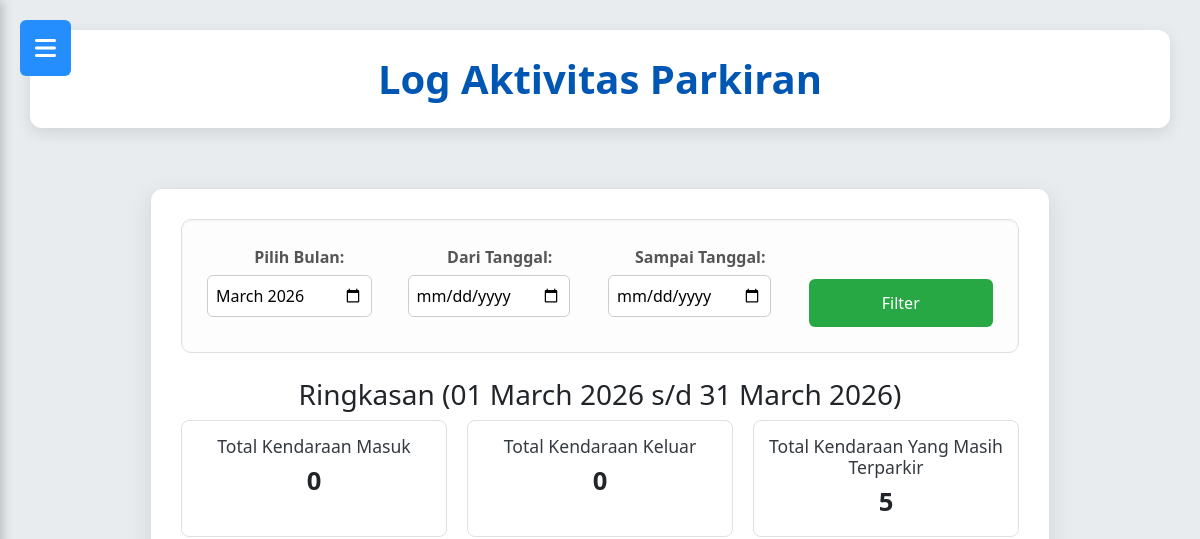
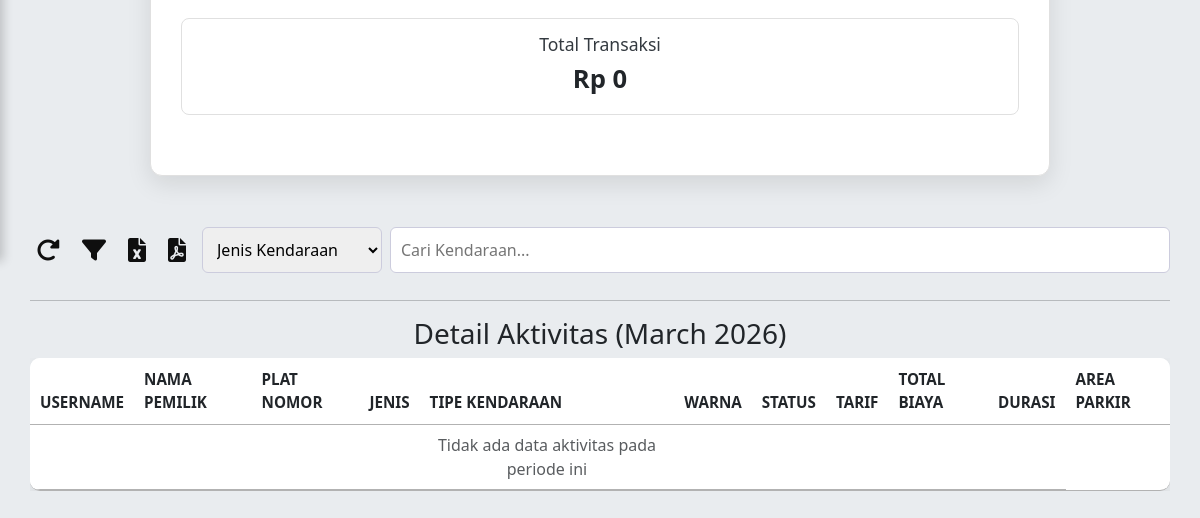
Before: /log_aktivitas_parkiran.php (signed in) with the older database file (2 pictures, top to bottom).
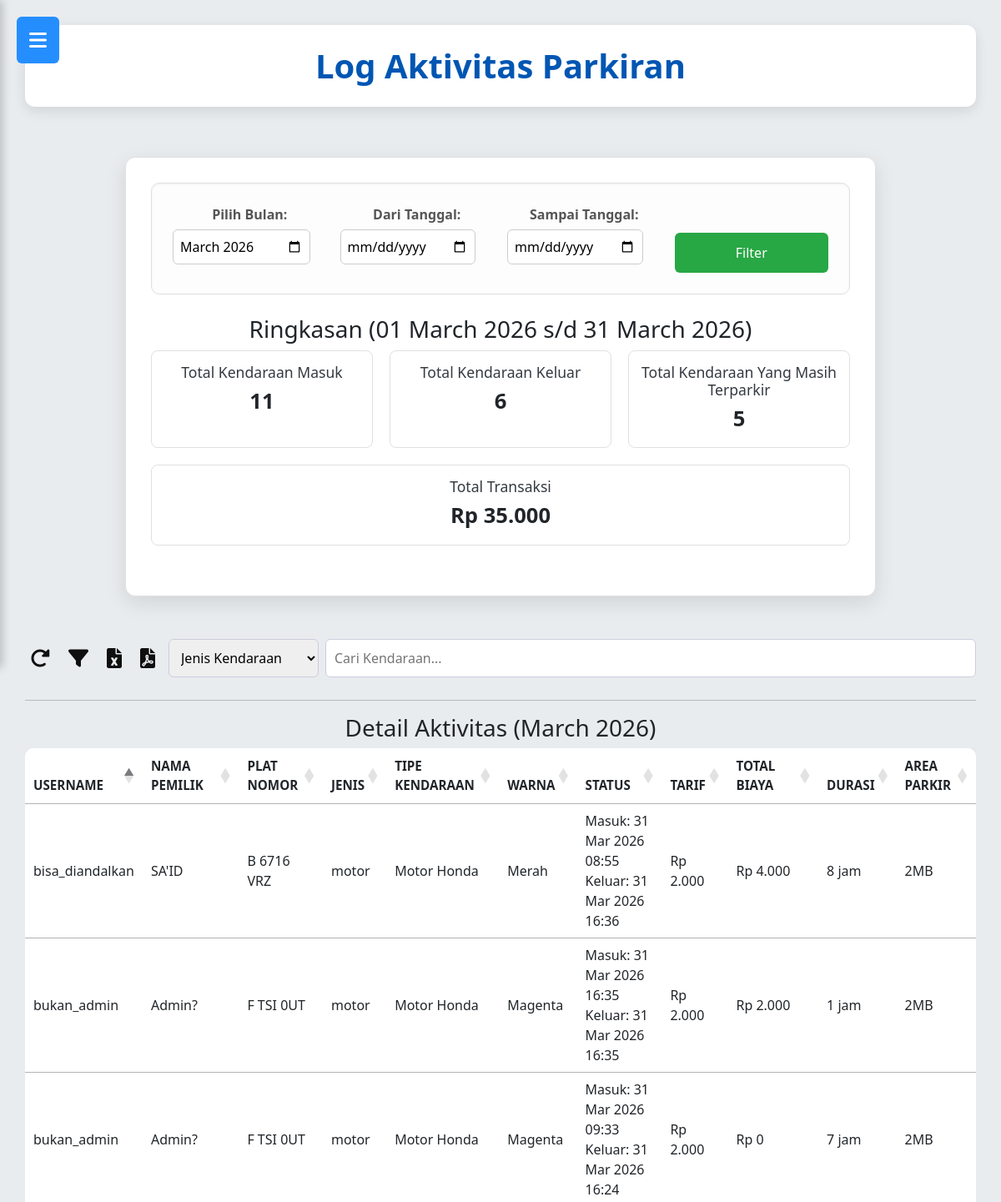
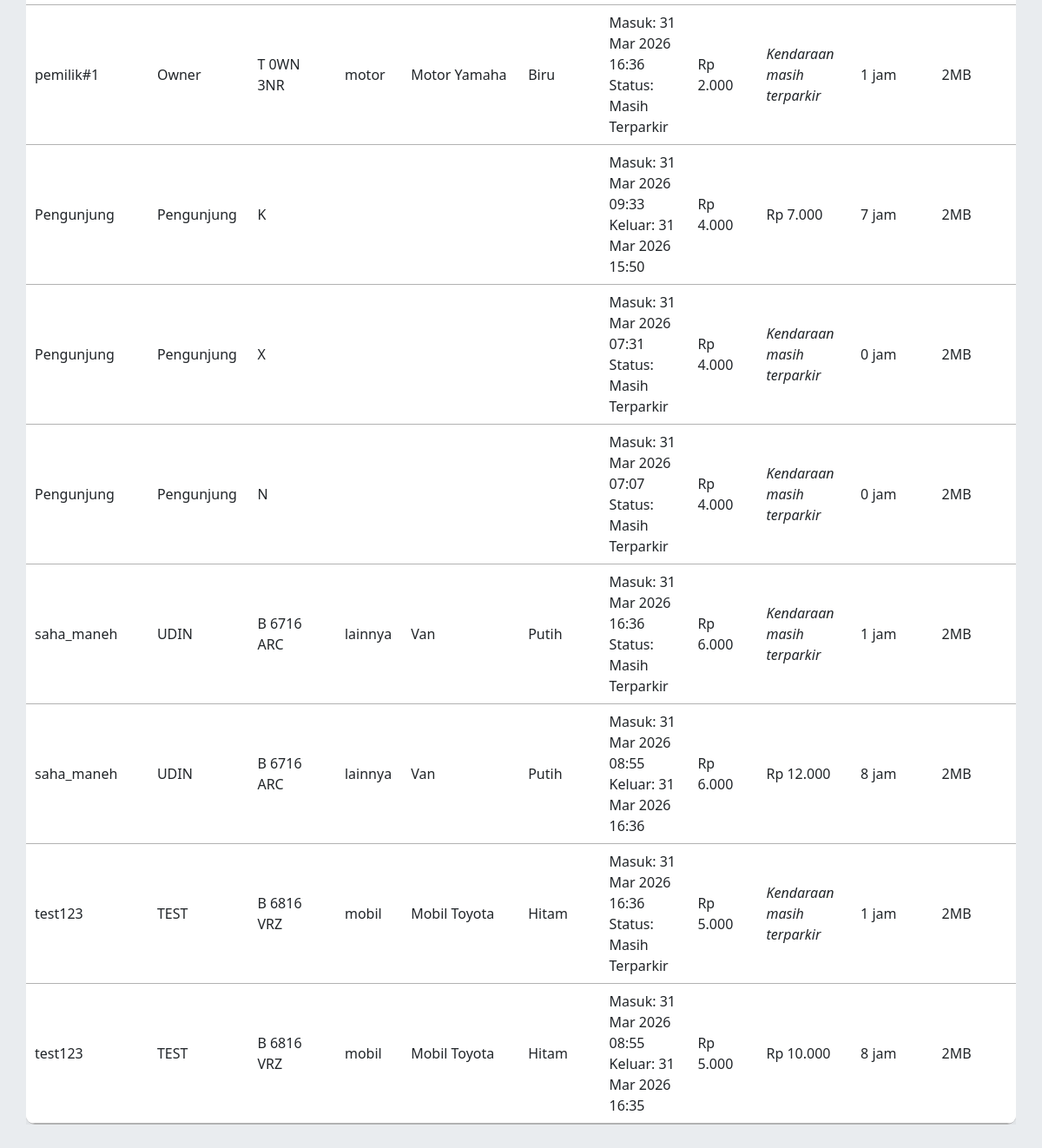
After: the same page with the newer database file (2 pictures, top to bottom).
### tables this page shows
CREATE TABLE `tb_transaksi` (
  `id_parkir` int(11) NOT NULL,
  `id_kendaraan` int(11) DEFAULT NULL,
  `plat_nomor` varchar(20) DEFAULT NULL,
  `plat_nomor_tamu` varchar(15) DEFAULT NULL,
  `waktu_masuk` datetime NOT NULL,
  `waktu_keluar` datetime DEFAULT NULL,
  `id_tarif` int(11) DEFAULT NULL,
  `durasi_jam` int(5) NOT NULL,
  `biaya_total` decimal(10,0) NOT NULL,
  `status` enum('masuk','keluar') NOT NULL,
  `id_user` int(11) DEFAULT NULL,
  `id_area` int(11) DEFAULT NULL,
  `jenis_transaksi` enum('user','tamu') NOT NULL DEFAULT 'user'
);

CREATE TABLE `tb_area_parkir` (
  `id_area` int(11) NOT NULL,
  `nama_area` varchar(50) NOT NULL,
  `tipe_kendaraan` enum('motor','mobil','lainnya') NOT NULL,
  `kapasitas` int(5) NOT NULL,
  `terisi` int(5) NOT NULL,
  `status_area_parkir` enum('penuh','tempat kosong masih tersedia','ditutup') NOT NULL
);

### log_aktivitas_parkiran.php (the view, shortened to what the changed rows need)
<?php
include 'koneksi_parkir.php';
$currentMonth = date('Y-m');
$month = $_GET['month'] ?? $currentMonth;
$start_date = $_GET['start_date'] ?? ($month . '-01');
$end_date   = $_GET['end_date'] ?? date('Y-m-t', strtotime($start_date));
$start_datetime = $start_date . ' 00:00:00';
$end_datetime   = $end_date . ' 23:59:59';
$sql = "
SELECT
    t.id_parkir,
    t.id_kendaraan,
    t.waktu_masuk,
    t.waktu_keluar,
    t.status,
    t.durasi_jam,
    t.biaya_total,
    CASE
    WHEN t.id_kendaraan IS NULL THEN 'Pengunjung'
    ELSE u.username
END AS username,
CASE
    WHEN t.id_kendaraan IS NULL THEN 'Pengunjung'
    ELSE u.nama_lengkap
END AS nama_lengkap,
    -- Ambil plat nomor dari kendaraan atau input manual
    COALESCE(k.plat_nomor, t.plat_nomor, t.plat_nomor_tamu) AS plat_nomor,
    CASE
    WHEN t.id_kendaraan IS NULL THEN ''
    ELSE k.tipe_kendaraan
END AS tipe_kendaraan,
CASE
    WHEN t.id_kendaraan IS NULL THEN ''
    ELSE k.jenis_kendaraan
END AS jenis_kendaraan,
CASE
    WHEN t.id_kendaraan IS NULL THEN ''
    ELSE k.warna
END AS warna,
    COALESCE(k.pemilik, '-') AS pemilik,
    a.nama_area,
    tr.tarif_per_jam,
    CASE
    WHEN t.waktu_keluar IS NULL THEN
        CONCAT(
            'Masuk: ',
            DATE_FORMAT(t.waktu_masuk, '%d %b %Y %H:%i'),
            '\nStatus: Masih Terparkir'
        )
    ELSE
        CONCAT(
            'Masuk: ',
            DATE_FORMAT(t.waktu_masuk, '%d %b %Y %H:%i'),
            '\nKeluar: ',
            DATE_FORMAT(t.waktu_keluar, '%d %b %Y %H:%i')
        )
END AS aktivitas
FROM tb_transaksi t
LEFT JOIN tb_kendaraan k ON t.id_kendaraan = k.id_kendaraan
LEFT JOIN tb_user u ON t.id_user = u.id_user
LEFT JOIN tb_area_parkir a ON t.id_area = a.id_area
LEFT JOIN tb_tarif tr ON t.id_tarif = tr.id_tarif
WHERE t.waktu_masuk BETWEEN ? AND ?
ORDER BY t.waktu_masuk DESC
";
$stmt = $conn->prepare($sql);
$stmt->bind_param("ss", $start_datetime, $end_datetime);
$stmt->execute();
$result_aktivitas = $stmt->get_result();
$q_masuk = $conn->prepare("
    SELECT COUNT(*)
    FROM tb_transaksi
    WHERE waktu_masuk BETWEEN ? AND ?
");
$q_masuk->bind_param("ss", $start_datetime, $end_datetime);
$q_masuk->execute();
$q_masuk->bind_result($g_total_kendaraan_masuk);
$q_keluar = $conn->prepare("
    SELECT COUNT(*)
    FROM tb_transaksi
    WHERE status = 'keluar'
    AND waktu_keluar BETWEEN ? AND ?
");
$q_keluar->bind_param("ss", $start_datetime, $end_datetime);
$q_keluar->execute();
$q_keluar->bind_result($g_total_kendaraan_keluar);
$q_transaksi = $conn->prepare("
    SELECT SUM(biaya_total)
    FROM tb_transaksi
    WHERE status = 'keluar'
    AND waktu_keluar BETWEEN ? AND ?
");
$q_transaksi->bind_param("ss", $start_datetime, $end_datetime);
$q_transaksi->execute();
$q_transaksi->bind_result($g_total_transaksi);
$g_total_transaksi = $g_total_transaksi ?? 0;
?>
<!DOCTYPE html>
<html lang="id">
<head>
    <link rel="stylesheet" href="desain_parkir.css">
        <link rel="stylesheet" href="desain_parkir.css">
        <link href="https://cdnjs.cloudflare.com/ajax/libs/font-awesome/6.4.2/css/all.min.css" rel="stylesheet">
        <link href="https://cdnjs.cloudflare.com/ajax/libs/font-awesome/6.4.0/css/all.min.css" rel="stylesheet">
        <link rel="stylesheet" href="https://cdnjs.cloudflare.com/ajax/libs/font-awesome/6.0.0-beta3/css/all.min.css">
        <link rel="stylesheet" href="https://cdnjs.cloudflare.com/ajax/libs/font-awesome/6.4.0/css/all.min.css">
        <link href="https://cdn.jsdelivr.net/npm/bootstrap@5.3.0/dist/css/bootstrap.min.css" rel="stylesheet">
        <div class="wrapper">
            <main class="main-content">
            <header class="main-header"><h2>Log Aktivitas Parkiran</h2></header>
            <div class="content-body">
<div class="report-summary-cards">
    <div class="summary-card"><h4>Total Kendaraan Masuk</h4><p><?php echo $g_total_kendaraan_masuk;?> </p></div>
    <div class="summary-card"><h4>Total Kendaraan Keluar</h4><p><?php echo $g_total_kendaraan_keluar;?> </p></div>
    <div class="summary-card"><h4>Total Transaksi</h4><p>Rp <?= number_format($g_total_transaksi, 0, ',', '.') ?></p></div>
</div>
</div>
        <div class="card-body">
            <div class="table-responsive">
                <table id="tabelLogParkir" class="table table-hover align-middle">
                    <thead>
                        <tr>
                            <th>Username</th>
                            <th>Nama Pemilik</th>
                            <th>Plat Nomor</th>
                            <th>Jenis</th>
                            <th>Tipe Kendaraan</th>
                            <th>Warna</th>
                            <th>Status</th>
                            <th>Tarif</th>
                            <th>Total Biaya</th>
                            <th>Durasi</Th>
                            <th>Area parkir</th>
                        </tr>
                    </thead>
                    <tbody>
<?php if ($result_aktivitas && $result_aktivitas->num_rows > 0): ?>
    <?php while ($row = $result_aktivitas->fetch_assoc()): ?>
        <?php
        $masuk = strtotime($row['waktu_masuk']);
        $now   = time();
        $durasi = ceil(($now - $masuk) / 3600);
        if ($durasi < 1) $durasi = 1;
        else {
            $durasi = $row['durasi_jam'];
        }
        ?>
        <?php
        $isManual = empty($row['id_kendaraan']);
        if ($isManual) {
            $tarif = 4000;
        } else {
            $tipe = strtolower($row['tipe_kendaraan']);
            if ($tipe === 'motor') {
                $tarif = 2000;
            } elseif ($tipe === 'mobil') {
                $tarif = 5000;
            } elseif ($tipe === 'lainnya') {
                $tarif = 6000;
            } else {
                $tarif = 0;
            }
        }
    ?>
        <tr>
            <td><?= htmlspecialchars($row['username']) ?></td>
            <td><?= htmlspecialchars($row['nama_lengkap']) ?></td>
            <td><?= htmlspecialchars($row['plat_nomor']) ?></td>
            <td><?= htmlspecialchars($row['tipe_kendaraan']) ?></td>
            <td><?= htmlspecialchars($row['jenis_kendaraan']) ?></td>
            <td><?= htmlspecialchars($row['warna']) ?></td>
            <td style="white-space: pre-line;"><?= htmlspecialchars($row['aktivitas']) ?></td>
            <td>Rp <?= number_format($tarif, 0, ',', '.') ?></td>
            <td><?php if ($row['status'] === 'keluar'): ?>Rp <?= number_format($row['biaya_total'], 0, ',', '.') ?><?php else: ?><em>Kendaraan masih terparkir</em><?php endif; ?></td>
            <td><?= $durasi ?> jam</td><td><?= htmlspecialchars($row['nama_area']) ?></td>
        </tr>
    <?php endwhile; ?>
    <?php else: ?>
        <tr>
            <td></td>
            <td></td>
            <td></td>
            <td></td>
            <td class="text-center text-muted">
                Tidak ada data aktivitas pada periode ini
            </td>
            <td></td>
            <td></td>
            <td></td>
            <td></td>
            <td></td>
        </tr>
    <?php endif; ?>
                    </tbody>
                </table>
<link rel="stylesheet" href="https://cdn.datatables.net/1.13.4/css/jquery.dataTables.min.css">
<link rel="stylesheet" href="https://cdn.datatables.net/buttons/2.4.1/css/buttons.dataTables.min.css">
</body>
</html>

Changed rows visible on the page:
added tb_transaksi: username "saha_maneh", nama_lengkap "UDIN", plat_nomor "B 6716 ARC", tipe_kendaraan "lainnya", jenis_kendaraan "Van", warna "Putih", aktivitas "Masuk: 31 Mar 2026 16:36 Status: Masih Terparkir", tarif "6.000", status "Kendaraan masih terparkir", waktu_masuk "1", id_area.nama_area "2MB"
added tb_transaksi: username "pemilik#1", nama_lengkap "Owner", plat_nomor "T 0WN 3NR", tipe_kendaraan "motor", jenis_kendaraan "Motor Yamaha", warna "Biru", aktivitas "Masuk: 31 Mar 2026 16:36 Status: Masih Terparkir", tarif "2.000", status "Kendaraan masih terparkir", waktu_masuk "1", id_area.nama_area "2MB"
added tb_transaksi: username "test123", nama_lengkap "TEST", plat_nomor "B 6816 VRZ", tipe_kendaraan "mobil", jenis_kendaraan "Mobil Toyota", warna "Hitam", aktivitas "Masuk: 31 Mar 2026 16:36 Status: Masih Terparkir", tarif "5.000", status "Kendaraan masih terparkir", waktu_masuk "1", id_area.nama_area "2MB"
added tb_transaksi: username "bukan_admin", nama_lengkap "Admin?", plat_nomor "F TSI 0UT", tipe_kendaraan "motor", jenis_kendaraan "Motor Honda", warna "Magenta", aktivitas "Masuk: 31 Mar 2026 16:35 Keluar: 31 Mar 2026 16:35", tarif "2.000", biaya_total "2.000", waktu_masuk "1", id_area.nama_area "2MB"
added tb_transaksi: username "Pengunjung", nama_lengkap "Pengunjung", plat_nomor "K", aktivitas "Masuk: 31 Mar 2026 09:33 Keluar: 31 Mar 2026 15:50", id_kendaraan "4.000", biaya_total "7.000", durasi_jam "7", id_area.nama_area "2MB"
added tb_transaksi: username "bukan_admin", nama_lengkap "Admin?", plat_nomor "F TSI 0UT", tipe_kendaraan "motor", jenis_kendaraan "Motor Honda", warna "Magenta", aktivitas "Masuk: 31 Mar 2026 09:33 Keluar: 31 Mar 2026 16:24", tarif "2.000", biaya_total "0", durasi_jam "7", id_area.nama_area "2MB"
added tb_transaksi: username "test123", nama_lengkap "TEST", plat_nomor "B 6816 VRZ", tipe_kendaraan "mobil", jenis_kendaraan "Mobil Toyota", warna "Hitam", aktivitas "Masuk: 31 Mar 2026 08:55 Keluar: 31 Mar 2026 16:35", tarif "5.000", biaya_total "10.000", durasi_jam "8", id_area.nama_area "2MB"
added tb_transaksi: username "bisa_diandalkan", nama_lengkap "SA'ID", plat_nomor "B 6716 VRZ", tipe_kendaraan "motor", jenis_kendaraan "Motor Honda", warna "Merah", aktivitas "Masuk: 31 Mar 2026 08:55 Keluar: 31 Mar 2026 16:36", tarif "2.000", biaya_total "4.000", durasi_jam "8", id_area.nama_area "2MB"
added tb_transaksi: username "saha_maneh", nama_lengkap "UDIN", plat_nomor "B 6716 ARC", tipe_kendaraan "lainnya", jenis_kendaraan "Van", warna "Putih", aktivitas "Masuk: 31 Mar 2026 08:55 Keluar: 31 Mar 2026 16:36", tarif "6.000", biaya_total "12.000", durasi_jam "8", id_area.nama_area "2MB"
added tb_transaksi: username "Pengunjung", nama_lengkap "Pengunjung", plat_nomor "X", aktivitas "Masuk: 31 Mar 2026 07:31 Status: Masih Terparkir", id_kendaraan "4.000", status "Kendaraan masih terparkir", durasi_jam "0", id_area.nama_area "2MB"
added tb_transaksi: username "Pengunjung", nama_lengkap "Pengunjung", plat_nomor "N", aktivitas "Masuk: 31 Mar 2026 07:07 Status: Masih Terparkir", id_kendaraan "4.000", status "Kendaraan masih terparkir", durasi_jam "0", id_area.nama_area "2MB"
Other visible differences:
$g_total_kendaraan_masuk: "0" → "11"
$g_total_kendaraan_keluar: "0" → "6"
$g_total_transaksi: "0" → "35.000"
text no longer shown: "Tidak ada data aktivitas pada periode ini"
